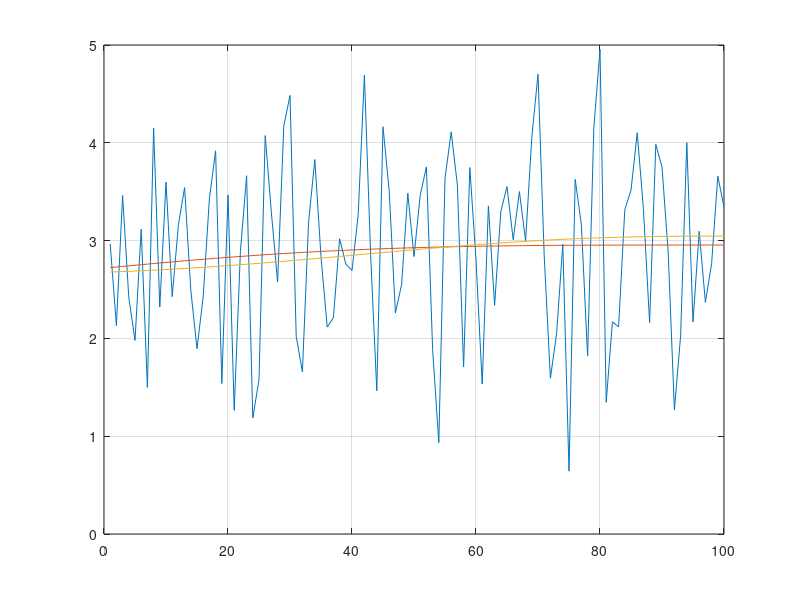

The MATLAB script that drew this image:
clear all;close all; clc
y = 3*ones(1,100) + randn(1,100);
figure
plot(1:100, y)
hold on; grid on;

freq = 9.380037948039710e+02;
[b, a] = butter(4, 6/freq*2);

y1 = filter(b, a, y);
% plot(1:100, y1)

y2 = flip(filter(b, a, flip(y1)));
% plot(1:100, y2)

plot(1:100, filtfilt(b,a,y))

% figure
% hold on;grid on;
% y_pad = [y(1)*ones(1,10) y y(end)*ones(1,10)];
% y1_pad = filter(b, a, y_pad);
% plot(1:120, y1_pad)
% 
% y2_pad = flip(filter(b, a, flip(y1_pad)));
% plot(1:120, y2_pad)
% 
% plot(1:120, filtfilt(b,a,y_pad))
ic1 = filtic(b,a, mean(y(1:4))*ones(4,1));
ic2 = filtic(b,a, mean(y(end-4:end))*ones(4,1));
y1_ic = filter(b,a,y,ic1);
y2_ic = flip(filter(b,a,flip(y1_ic),ic2));
% plot(1:100, filter(b,a,y, ic))
plot(1:100, y2_ic)